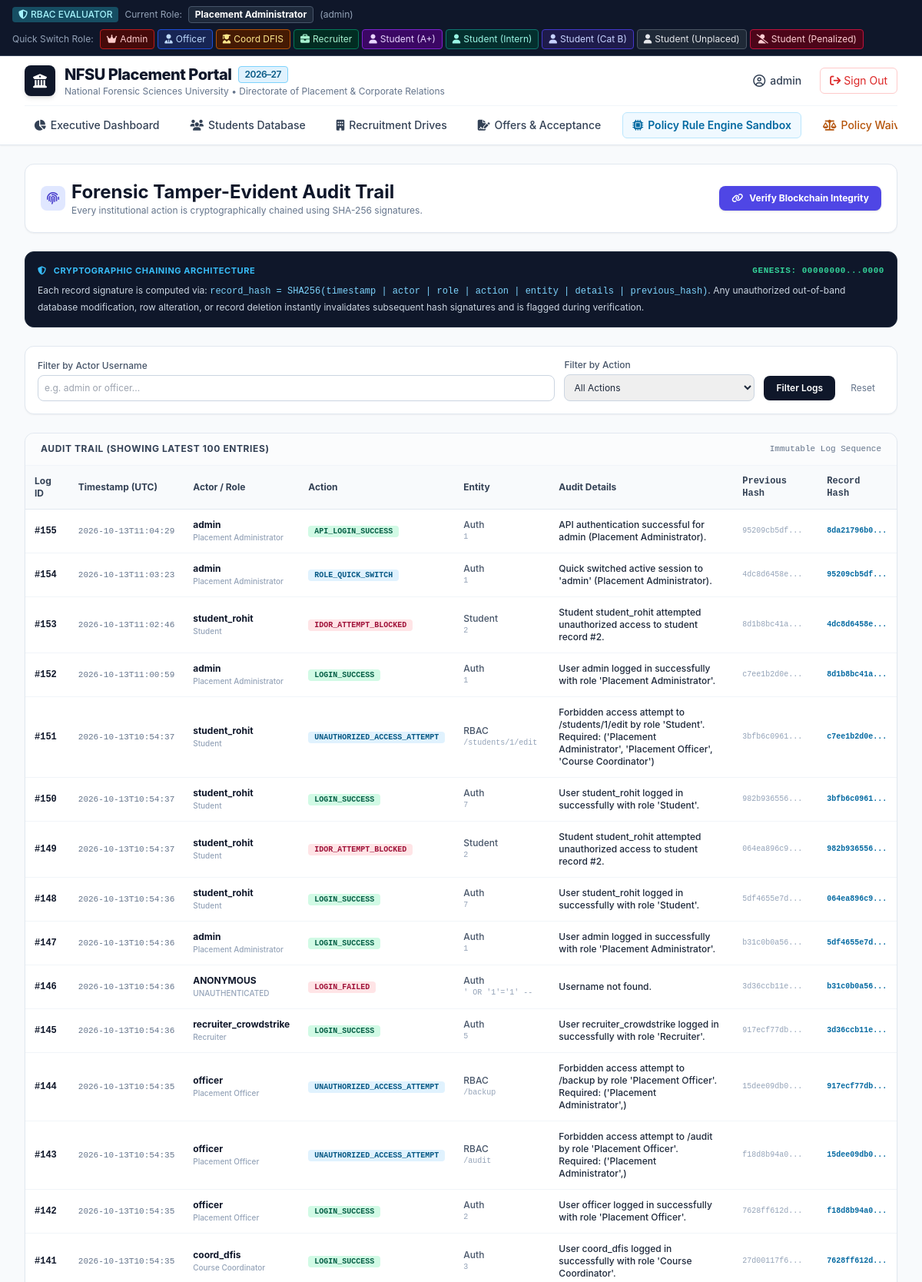
The app's page /audit (signed in, upper part) with its own data.
### tables this page shows
CREATE TABLE audit_logs (
    id INTEGER PRIMARY KEY AUTOINCREMENT,
    timestamp DATETIME DEFAULT CURRENT_TIMESTAMP,
    actor_username TEXT NOT NULL,
    actor_role TEXT NOT NULL,
    action TEXT NOT NULL,
    entity_type TEXT NOT NULL,
    entity_id TEXT NULL,
    details TEXT NOT NULL,
    before_state TEXT NULL,
    after_state TEXT NULL,
    ip_address TEXT NULL,
    previous_hash TEXT NOT NULL,
    record_hash TEXT NOT NULL
);

### routes/audit_routes.py (the view)
@audit_bp.route("/audit")
@login_required
@role_required("Placement Administrator")
def view_audit_logs():
    current_user = get_current_user()
    action_filter = request.args.get("action", "all")
    actor_filter = request.args.get("actor", "").strip()
    query = "SELECT * FROM audit_logs WHERE 1=1"
    params = []
    if action_filter != "all":
        query += " AND action = ?"
        params.append(action_filter)
    if actor_filter:
        query += " AND actor_username LIKE ?"
        params.append(f"%{actor_filter}%")
    query += " ORDER BY id DESC LIMIT 100"
    logs = query_db(query, tuple(params))
    actions = query_db("SELECT DISTINCT action FROM audit_logs ORDER BY action")
    return render_template(
        "audit_logs.html",
        logs=logs,
        actions=[a["action"] for a in actions],
        action_filter=action_filter,
        actor_filter=actor_filter,
        current_user=current_user
    )

### templates/audit_logs.html (shortened to what this page needs)
{% extends "base.html" %}
{% block content %}
<div class="space-y-6">
    <div class="flex flex-col sm:flex-row justify-between items-start sm:items-center gap-4 bg-white p-5 rounded-xl border border-slate-200 shadow-sm">
        <div>
            <div class="flex items-center gap-2">
                <span class="w-8 h-8 rounded-lg bg-indigo-100 text-indigo-700 flex items-center justify-center font-bold">
                    <i class="fa-solid fa-fingerprint"></i>
                </span>
                <div>
                    <h1 class="text-xl sm:text-2xl font-bold text-slate-900">Forensic Tamper-Evident Audit Trail</h1>
                    <p class="text-xs text-slate-500">Every institutional action is cryptographically chained using SHA-256 signatures.</p>
                </div>
            </div>
        </div>
        <form action="{{ url_for('audit.verify_audit') }}" method="POST">
            <button type="submit" class="px-4 py-2 bg-indigo-600 hover:bg-indigo-700 text-white font-bold rounded-lg text-xs shadow transition flex items-center gap-2">
                <i class="fa-solid fa-link"></i> Verify Blockchain Integrity
            </button>
        </form>
    </div>
    <div class="p-4 bg-slate-900 rounded-xl text-slate-300 text-xs border border-slate-800 space-y-2">
        <div class="flex items-center justify-between text-sky-400 font-bold uppercase tracking-wider text-[11px]">
            <span><i class="fa-solid fa-shield-halved mr-1.5"></i> Cryptographic Chaining Architecture</span>
            <span class="font-mono text-emerald-400">Genesis: 00000000...0000</span>
        </div>
        <p class="text-slate-300 leading-relaxed">
            Each record signature is computed via:
            <code class="text-sky-300 font-mono">record_hash = SHA256(timestamp | actor | role | action | entity | details | previous_hash)</code>.
            Any unauthorized out-of-band database modification, row alteration, or record deletion instantly invalidates subsequent hash signatures and is flagged during verification.
        </p>
    </div>
    <div class="bg-white p-4 rounded-xl border border-slate-200 shadow-sm">
        <form action="{{ url_for('audit.view_audit_logs') }}" method="GET" class="flex flex-wrap items-center gap-3 text-xs">
            <div class="flex-grow min-w-[200px]">
                <label class="block text-slate-600 font-medium mb-1">Filter by Actor Username</label>
                <input type="text" name="actor" value="{{ actor_filter }}" placeholder="e.g. admin or officer..." class="w-full p-2 border border-slate-300 rounded-lg text-xs">
            </div>
            <div class="min-w-[180px]">
                <label class="block text-slate-600 font-medium mb-1">Filter by Action</label>
                <select name="action" class="w-full p-2 border border-slate-300 rounded-lg text-xs">
                    <option value="all">All Actions</option>
                </select>
            </div>
            <div class="flex items-end gap-2 pt-5">
                <button type="submit" class="px-4 py-2 bg-slate-900 text-white rounded-lg hover:bg-slate-800 font-semibold transition">
                    Filter Logs
                </button>
                <a href="{{ url_for('audit.view_audit_logs') }}" class="px-3 py-2 text-slate-500 hover:text-slate-700">
                    Reset
                </a>
            </div>
        </form>
    </div>
    <div class="bg-white rounded-xl border border-slate-200 shadow-sm overflow-hidden">
        <div class="px-5 py-3 border-b border-slate-100 flex justify-between items-center bg-slate-50/50">
            <span class="text-xs font-bold text-slate-700 uppercase tracking-wider">
                Audit Trail (Showing latest {{ logs|length }} entries)
            </span>
            <span class="text-[11px] text-slate-500 font-mono">Immutable Log Sequence</span>
        </div>
        <div class="overflow-x-auto">
            <table class="min-w-full text-xs divide-y divide-slate-200">
                <thead class="bg-slate-50 text-slate-700 font-semibold text-left">
                    <tr>
                        <th class="py-3 px-3">Log ID</th>
                        <th class="py-3 px-3">Timestamp (UTC)</th>
                        <th class="py-3 px-3">Actor / Role</th>
                        <th class="py-3 px-3">Action</th>
                        <th class="py-3 px-3">Entity</th>
                        <th class="py-3 px-4">Audit Details</th>
                        <th class="py-3 px-3 font-mono">Previous Hash</th>
                        <th class="py-3 px-3 font-mono">Record Hash</th>
                    </tr>
                </thead>
                <tbody class="divide-y divide-slate-100">
                    {% for log in logs %}
                    <tr class="hover:bg-slate-50/80 transition">
                        <td class="py-3 px-3 font-mono font-bold text-slate-900">#{{ log.id }}</td>
                        <td class="py-3 px-3 text-slate-500 font-mono text-[11px] whitespace-nowrap">
                            {{ log.timestamp[:19] }}
                        </td>
                        <td class="py-3 px-3">
                            <div class="font-bold text-slate-900">{{ log.actor_username }}</div>
                            <span class="text-[10px] text-slate-400 font-medium">{{ log.actor_role }}</span>
                        </td>
                        <td class="py-3 px-3">
                            <span class="px-2 py-0.5 rounded font-mono font-bold text-[10px]
                                {% if 'FAILED' in log.action or 'LOCKED' in log.action or 'BLOCKED' in log.action %} bg-rose-100 text-rose-800
                                {% elif 'SUCCESS' in log.action or 'CREATE' in log.action or 'INIT' in log.action %} bg-emerald-100 text-emerald-800
                                {% else %} bg-sky-100 text-sky-800 {% endif %}">
                                {{ log.action }}
                            </span>
                        </td>
                        <td class="py-3 px-3 text-slate-600 font-medium">
                            {{ log.entity_type }}
                            {% if log.entity_id %}
                            <div class="text-[10px] font-mono text-slate-400">{{ log.entity_id }}</div>
                            {% endif %}
                        </td>
                        <td class="py-3 px-4 text-slate-800 font-medium max-w-xs break-words">
                            {{ log.details }}
                        </td>
                        <td class="py-3 px-3 font-mono text-[10px] text-slate-400" title="{{ log.previous_hash }}">
                            {{ log.previous_hash[:10] }}...
                        </td>
                        <td class="py-3 px-3 font-mono text-[10px] text-sky-700 font-bold" title="{{ log.record_hash }}">
                            {{ log.record_hash[:10] }}...
                        </td>
                    </tr>
                    {% else %}
                    <tr>
                        <td colspan="8" class="py-8 text-center text-slate-400 italic">No audit records found.</td>
                    </tr>
                    {% endfor %}
                </tbody>
            </table>
        </div>
    </div>
</div>
{% endblock %}

### records on screen
audit_logs: id "155", timestamp "2026-10-13T11:04:29", actor_username "admin", actor_role "Placement Administrator", action "API_LOGIN_SUCCESS", entity_type "Auth", entity_id "1", details "API authentication successful for admin (Placement Administrator).", previous_hash "95209cb5df", record_hash "8da21796b0"
audit_logs: id "154", timestamp "2026-10-13T11:03:23", actor_username "admin", actor_role "Placement Administrator", action "ROLE_QUICK_SWITCH", entity_type "Auth", entity_id "1", details "Quick switched active session to 'admin' (Placement Administrator).", previous_hash "4dc8d6458e", record_hash "95209cb5df"
audit_logs: id "153", timestamp "2026-10-13T11:02:46", actor_username "student_rohit", actor_role "Student", action "IDOR_ATTEMPT_BLOCKED", entity_type "Student", entity_id "2", details "Student student_rohit attempted unauthorized access to student record #2.", previous_hash "8d1b8bc41a", record_hash "4dc8d6458e"
audit_logs: id "152", timestamp "2026-10-13T11:00:59", actor_username "admin", actor_role "Placement Administrator", action "LOGIN_SUCCESS", entity_type "Auth", entity_id "1", details "User admin logged in successfully with role 'Placement Administrator'.", previous_hash "c7ee1b2d0e", record_hash "8d1b8bc41a"
audit_logs: id "151", timestamp "2026-10-13T10:54:37", actor_username "student_rohit", actor_role "Student", action "UNAUTHORIZED_ACCESS_ATTEMPT", entity_type "RBAC", entity_id "/students/1/edit", details "Forbidden access attempt to /students/1/edit by role 'Student'. Required: ('Placement Administrator', 'Placement Officer', 'Course Coordinator')", previous_hash "3bfb6c0961", record_hash "c7ee1b2d0e"
audit_logs: id "150", timestamp "2026-10-13T10:54:37", actor_username "student_rohit", actor_role "Student", action "LOGIN_SUCCESS", entity_type "Auth", entity_id "7", details "User student_rohit logged in successfully with role 'Student'.", previous_hash "982b936556", record_hash "3bfb6c0961"
audit_logs: id "149", timestamp "2026-10-13T10:54:37", actor_username "student_rohit", actor_role "Student", action "IDOR_ATTEMPT_BLOCKED", entity_type "Student", entity_id "2", details "Student student_rohit attempted unauthorized access to student record #2.", previous_hash "064ea896c9", record_hash "982b936556"
audit_logs: id "148", timestamp "2026-10-13T10:54:36", actor_username "student_rohit", actor_role "Student", action "LOGIN_SUCCESS", entity_type "Auth", entity_id "7", details "User student_rohit logged in successfully with role 'Student'.", previous_hash "5df4655e7d", record_hash "064ea896c9"
audit_logs: id "147", timestamp "2026-10-13T10:54:36", actor_username "admin", actor_role "Placement Administrator", action "LOGIN_SUCCESS", entity_type "Auth", entity_id "1", details "User admin logged in successfully with role 'Placement Administrator'.", previous_hash "b31c0b0a56", record_hash "5df4655e7d"
audit_logs: id "146", timestamp "2026-10-13T10:54:36", actor_username "ANONYMOUS", actor_role "UNAUTHENTICATED", action "LOGIN_FAILED", entity_type "Auth", entity_id "' OR '1'='1' --", details "Username not found.", previous_hash "3d36ccb11e", record_hash "b31c0b0a56"
audit_logs: id "145", timestamp "2026-10-13T10:54:36", actor_username "recruiter_crowdstrike", actor_role "Recruiter", action "LOGIN_SUCCESS", entity_type "Auth", entity_id "5", details "User recruiter_crowdstrike logged in successfully with role 'Recruiter'.", previous_hash "917ecf77db", record_hash "3d36ccb11e"
audit_logs: id "144", timestamp "2026-10-13T10:54:35", actor_username "officer", actor_role "Placement Officer", action "UNAUTHORIZED_ACCESS_ATTEMPT", entity_type "RBAC", entity_id "/backup", details "Forbidden access attempt to /backup by role 'Placement Officer'. Required: ('Placement Administrator',)", previous_hash "15dee09db0", record_hash "917ecf77db"
audit_logs: id "143", timestamp "2026-10-13T10:54:35", actor_username "officer", actor_role "Placement Officer", action "UNAUTHORIZED_ACCESS_ATTEMPT", entity_type "RBAC", entity_id "/audit", details "Forbidden access attempt to /audit by role 'Placement Officer'. Required: ('Placement Administrator',)", previous_hash "f18d8b94a0", record_hash "15dee09db0"
audit_logs: id "142", timestamp "2026-10-13T10:54:35", actor_username "officer", actor_role "Placement Officer", action "LOGIN_SUCCESS", entity_type "Auth", entity_id "2", details "User officer logged in successfully with role 'Placement Officer'.", previous_hash "7628ff612d", record_hash "f18d8b94a0"
audit_logs: id "141", timestamp "2026-10-13T10:54:35", actor_username "coord_dfis", actor_role "Course Coordinator", action "LOGIN_SUCCESS", entity_type "Auth", entity_id "3", details "User coord_dfis logged in successfully with role 'Course Coordinator'.", previous_hash "27d00117f6", record_hash "7628ff612d"

### other values on screen
{{ session.get('role', 'Unauthenticated') }} "Placement Administrator"
{{ session.get('username') }} "admin"
{{ logs|length }} "100"
